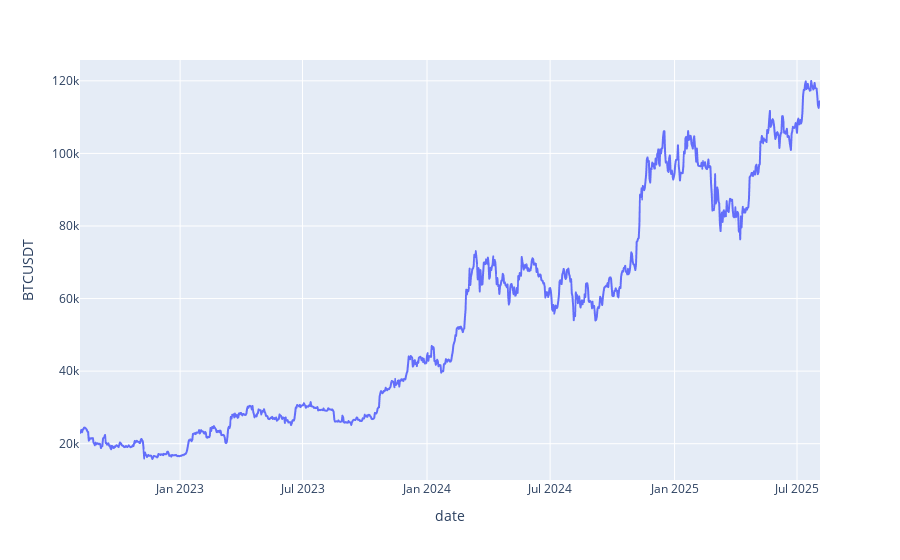

Here is the notebook cell this chart was saved with:
### Markdown cell above
### Plotting data results:

### Code cell
import plotly.express as px
px.line(df, x='date', y=COIN)

### Figure 1 — Plotly figure (JSON) as saved in the notebook; plotly's stock layout.template omitted (floating-point values rounded to 4 significant figures; data arrays with more than 128 entries replaced by an {"elided": "..."} marker saying what was removed)
{"data": [{"hovertemplate": "date=%{x}<br>BTCUSDT=%{y}<extra></extra>", "legendgroup": "", "line": {"color": "#636efa", "dash": "solid"}, "marker": {"symbol": "circle"}, "mode": "lines", "name": "", "showlegend": false, "type": "scattergl", "x": {"elided": "1095 str values"}, "xaxis": "x", "y": {"elided": "1095 float values"}, "yaxis": "y"}], "layout": {"legend": {"tracegroupgap": 0}, "margin": {"t": 60}, "xaxis": {"anchor": "y", "domain": [0, 1], "title": {"text": "date"}}, "yaxis": {"anchor": "x", "domain": [0, 1], "title": {"text": "BTCUSDT"}}}}
